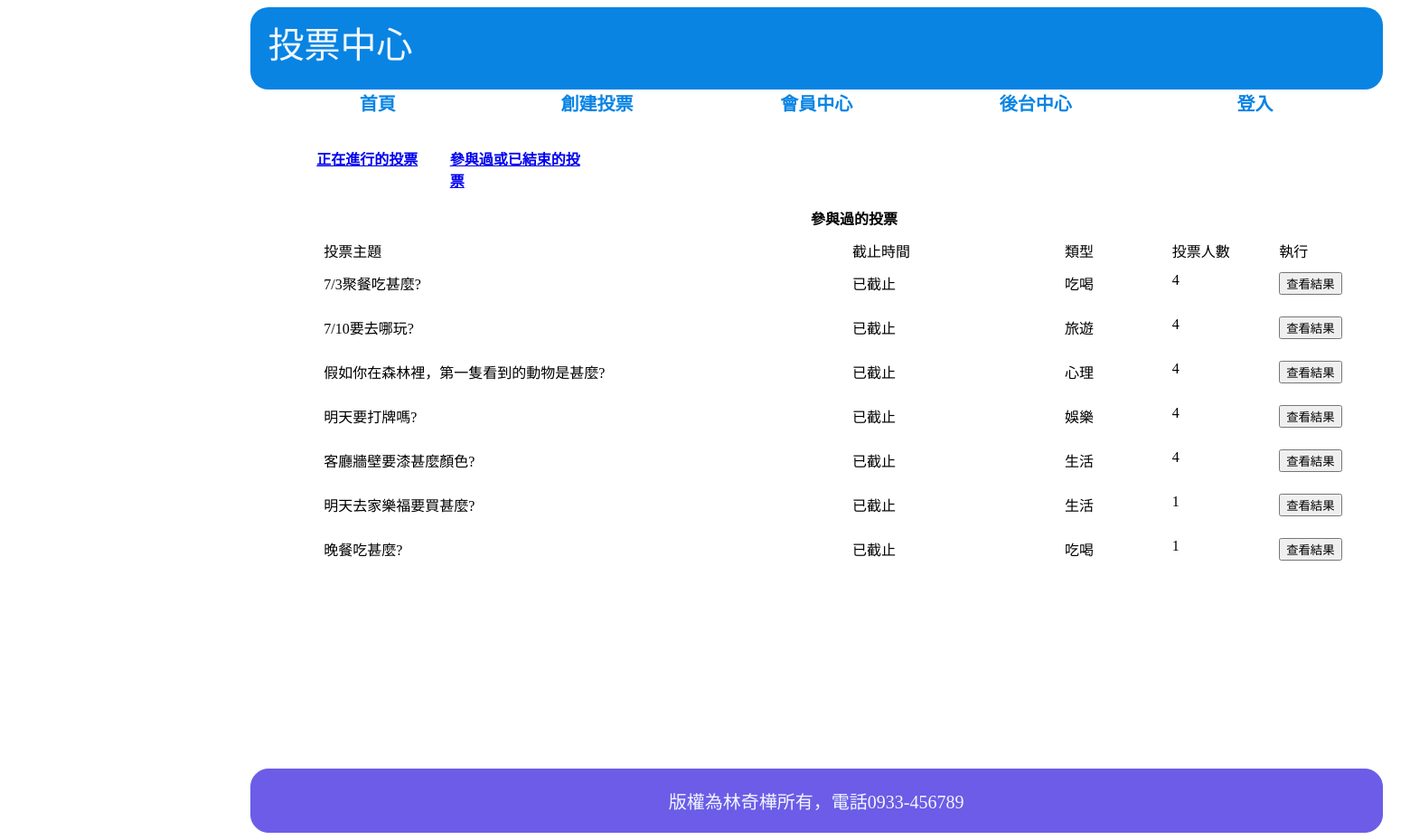
The page /front/vote_center.php?table=2 on the database its author committed.
### tables this page shows
CREATE TABLE `subjects` (
  `id` int(11) UNSIGNED NOT NULL,
  `subject` varchar(128) NOT NULL COMMENT '主題描述',
  `type_id` int(11) NOT NULL,
  `multiple` tinyint(1) NOT NULL DEFAULT 0 COMMENT '單/複選',
  `mulit_limit` tinyint(2) NOT NULL DEFAULT 1 COMMENT '單/複選項目數',
  `start` datetime NOT NULL,
  `end` datetime NOT NULL,
  `total` int(11) UNSIGNED NOT NULL DEFAULT 0
);

CREATE TABLE `type` (
  `id` int(11) UNSIGNED NOT NULL,
  `name` varchar(128) NOT NULL
);

### function.php (called while the page is built, shortened)
<?php
function pdo()
{
    $dsn = "mysql:host=localhost;charset=utf8;dbname=vote";
    return  new PDO($dsn, 'root', '');
}
function all($table, ...$arg)
{
    $pdo = pdo();
    $sql = "SELECT * FROM $table ";
    switch (count($arg)) {
        case 1:
            if (is_array($arg[0]) && !empty($arg[0])) {
                foreach ($arg[0] as $key => $value) {
                    $tmp[] = "`$key`='$value'";
                }
                $sql .= " WHERE " . implode("", $tmp);
            } else if (empty($arg[0])) {
            } else {
                $sql .= $arg[0];
            }
            break;
    }
    return $pdo->query($sql)->fetchAll(PDO::FETCH_ASSOC);
}
function c($table, $arg)
{
    $pdo = pdo();
    $sql = "SELECT COUNT(*) FROM `$table` WHERE ";
    if (is_array($arg)) {
        foreach ($arg as $key => $value) {
            $tmp[] = "`$key`='$value'";
        }
        $sql .= implode("AND", $tmp);
    } else {
        $sql .= "$arg";
    }
    return  $pdo->query($sql)->fetchColumn();
}

### front/vote_center.php (the view, shortened to what this page needs)
<link rel="stylesheet" href="../css/body.css">
</head>
<body>
    <div id="header">
        <div>投票中心</div>
        <nav>
            <a href="../index.php">首頁</a>
            <a href="./creatvote.php">創建投票</a>
            <?php
            if (isset($_SESSION)) {
                if ($_SESSION['id'] <= 3) {
                    echo "<a href='./member_center.php'>會員中心</a>";
                    echo "<a href='../back/back.php'>後台中心</a>";
                } else {
                    echo   "<a href='./vote_center.php'>投票中心</a>";
                }
            }
            if (isset($_SESSION['user'])) {
            ?>
                <a href="../login/logout.php">登出</a>
            <?php
            } else {
            ?>
                <a href="./login.php">登入</a>
            <?php
            }
            ?>
        </nav>
    </div>
    <div id="content">
        <a href="./vote_center.php?table=1" id="voting_btn">正在進行的投票</a>
        <a href="./vote_center.php?table=2" id="voted_btn">參與過或已結束的投票</a>
        <?php
        if (isset($_GET['table']) && $_GET['table'] != "") {
            include "../function.php";
            $subjects = all('subjects');
            switch ($_GET['table']) {
                case '2':
                    echo "<table id='voted'>";
                    echo "<tr>";
                    echo "<th colspan='5'>參與過的投票</th>";
                    echo "</tr>";
                    echo "<tr>";
                    echo "<td class='sub'>投票主題</td>";
                    echo "<td class='end'>截止時間</td>";
                    echo "<td class='typ'>類型</td>";
                    echo "<td class='tal'>投票人數</td>";
                    echo "<td class='do'>執行</td>";
                    echo "</tr>";
                    $a=1;
                    foreach ($subjects as $key => $subject) {
                        $find_log = [
                            'user_id' => $_SESSION['id'],
                            'subject_id' => $subject['id']
                        ];
                        $log = c('log', $find_log);
                        $type = all('type');
                                if ($log > 0 || strtotime($subject['end']) < strtotime(date("Y-m-d H:i:s"))) {
                                    echo "<tr id='vote_end$a'>";
                                    echo "<td id='sub' class='sub'>{$subject['subject']}</td>";
                                    if (strtotime($subject['end']) < strtotime(date("Y-m-d H:i:s"))) {
                                        echo "<td class='end'>已截止</td>";
                                    } else {
                                        echo "<td class='end'>已投過</td>";
                                    }
                                    foreach ($type as $key => $typ) {
                                        if ($typ['id'] == $subject['type_id']) {
                                            echo "<td class='typ'>{$typ['name']}</td>";
                                        }
                                    }
                                    echo "<td id='count' class='tal'>{$subject['total']}</td>";
                                    echo "<td class='do'><button type='button' id='open_result$a'>查看結果</button></td>";
                                    echo "</tr>";
                                    echo "<tr><th colspan='5'>";
                                    echo "</th></tr>";
                                    $a+=1;
                                }
                            }
                    echo " </table>";
                    break;
            }
        }
        ?>
    </div>
    <?php
   include "../back/footer.php";
   ?>
</body>
</html>

### css/body.css (style rules this page uses)
body { display: grid; width: 1880px; height: 913px; grid-template-columns: repeat(21,calc(100% / 21 )); grid-template-rows: repeat(15,1fr); }
#header { display: grid; grid-template-columns: repeat(3,1fr); grid-template-rows: repeat(2,1fr) 0.5fr; grid-column: 4/18; grid-row: 1/3; }
#header>div { width: calc(100% - 40px); height: calc(100% - 20px); background-color: #0984e3; color: aliceblue; border-radius:20px; font-size: 40px; padding:10px 20px; grid-column: 1/4; grid-row: 1/3; }
#header>nav { padding:0 20px; text-align: center; display: grid; grid-template-columns: repeat(5,1fr); grid-column: 1/4; grid-row: 3/4; }
#header>nav>a { grid-column: 1 1 1 1 1; background-color: white; color: #0984e3; border-radius:0 0 50px 50px ; text-decoration:none; font-size: 20px; font-weight: bold; }
#content { display: grid; width: 100%; grid-template-columns: repeat(17,calc(100% / 17)); grid-template-rows: repeat(20,1fr); grid-column: 4/18; grid-row: 3/15; }

### front/vote_center.php (style rules this page uses)
#voting_btn { grid-column: 2/4; grid-row: 2/3; font-weight: bold; margin-bottom: 10px; }
#voted_btn { grid-column: 4/6; grid-row: 2/3; font-weight: bold; margin-bottom: 10px; }
#voted { grid-column: 2/20; grid-row: 3/16; }
table { width: 100%; }
table th { width: 100%; justify-content: center; }
table tr { display: flex; padding: 5px; width: 100%; }
table tr .sub { width: 50%; }
table tr .end { width: 20%; }
table tr .typ { width: 10%; }
table tr .tal { width: 10%; }
table tr .do { width: 10%; }

### rows shown on the page
subjects: subject "7/3聚餐吃甚麼?", shows "已截止", total "4"
type: name "吃喝"
subjects: subject "7/10要去哪玩?", shows "已截止", total "4"
type: name "旅遊"
subjects: subject "假如你在森林裡，第一隻看到的動物是甚麼?", shows "已截止", total "4"
type: name "心理"
subjects: subject "明天要打牌嗎?", shows "已截止", total "4"
type: name "娛樂"
subjects: subject "客廳牆壁要漆甚麼顏色?", shows "已截止", total "4"
type: name "生活"
subjects: subject "明天去家樂福要買甚麼?", shows "已截止", total "1"
subjects: subject "晚餐吃甚麼?", shows "已截止", total "1"
